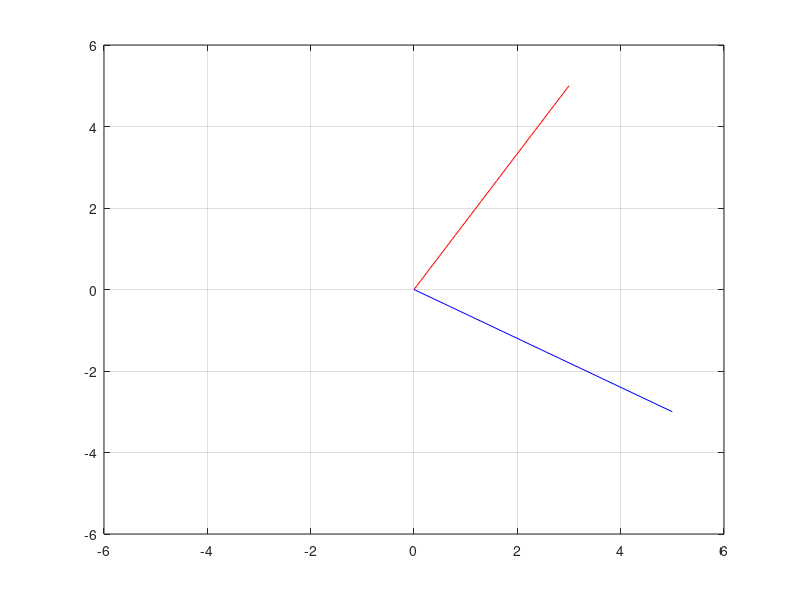

Here is the MATLAB script that generated this plot:
p = [3;5];
plot([0,p(1)],[0,p(2)],'r')
Rx = @(phi)[cos(phi) -sin(phi); sin(phi) cos(phi)];
q = Rx(3*pi/2)*p;
hold on
plot([0,q(1)],[0,q(2)],'b')
grid on
axis([-6,6,-6,6])
hold off